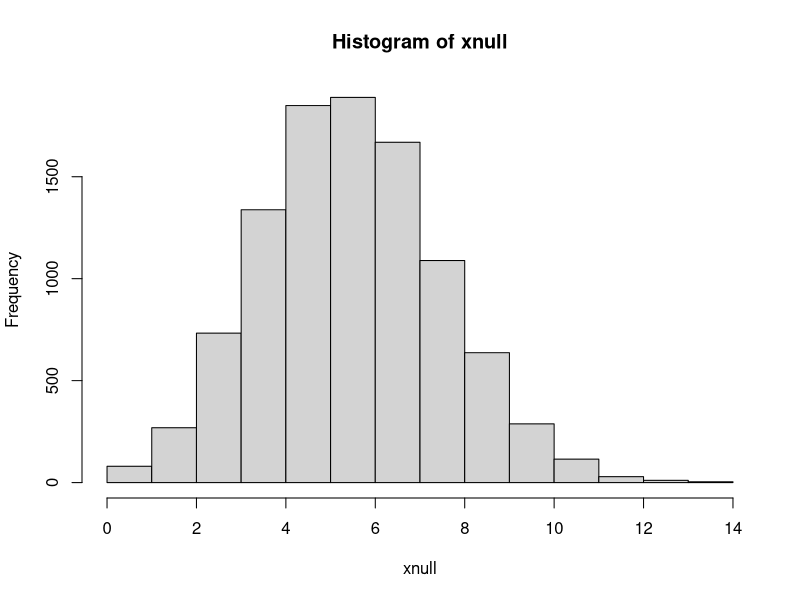
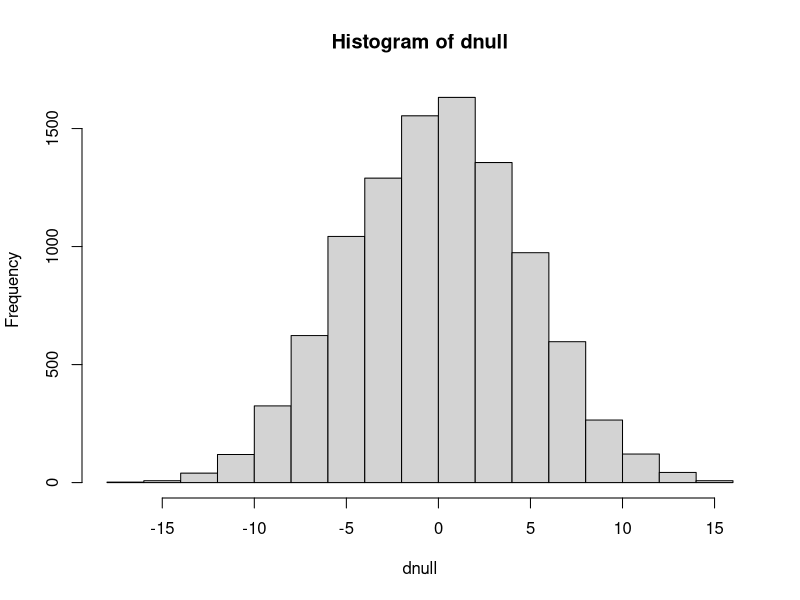

R code for these plots, in order:
## ---- chunk 1
urn <- c(1,1,1,0,0,0,0,0,0,0)
xnull <- replicate(10000, sum(sample(urn, 20, replace=TRUE)))
hist(xnull)
## ---- chunk 2
xobs <- 9
(x <- mean(xnull>=xobs))
## ---- chunk 3
ctrl <- c(197, 186, 157, 170, 193, 188, 175, 186, 177, 191, 168, 193, 191, 189, 188, 192, 179, 186, 197, 203)
iron <- c(187, 218, 196, 210, 206, 178, 181, 193, 172, 202, 169, 221, 183, 222, 185, 174, 192, 192, 162, 211)
## ---- chunk 4
mdiet <- mean(iron)
mctrl <- mean(ctrl)
(dobs <- mdiet - mctrl)
## ---- chunk 5
## Under null all observations are equivalent
allobs <- c(iron, ctrl)
dnull <- replicate(10000, {
  ##Permute the 40 observations and assign the 20 first to the iron group
  x <- sample(allobs)
  d <- mean(x[1:20]) - mean(x[21:40])
})
hist(dnull)
## ---- chunk 6
(p <- mean(abs(dnull) >= abs(dobs)))
